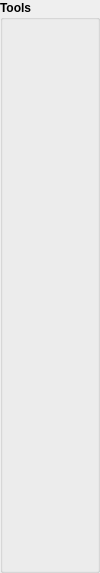
     <widget class="QGroupBox" name="ToolBox">
      <property name="enabled">
       <bool>true</bool>
      </property>
      <property name="sizePolicy">
       <sizepolicy hsizetype="Preferred" vsizetype="Preferred">
        <horstretch>0</horstretch>
        <verstretch>0</verstretch>
       </sizepolicy>
      </property>
      <property name="minimumSize">
       <size>
        <width>100</width>
        <height>573</height>
       </size>
      </property>
      <property name="maximumSize">
       <size>
        <width>100</width>
        <height>16777215</height>
       </size>
      </property>
      <property name="font">
       <font>
        <weight>75</weight>
        <italic>false</italic>
        <bold>true</bold>
       </font>
      </property>
      <property name="title">
       <string>Tools</string>
      </property>
      <property name="flat">
       <bool>false</bool>
      </property>
      <property name="checkable">
       <bool>false</bool>
      </property>
      <widget class="QPushButton" name="drawButton">
       <property name="geometry">
        <rect>
         <x>10</x>
         <y>70</y>
         <width>31</width>
         <height>31</height>
        </rect>
       </property>
       <property name="toolTip">
        <string>Draw</string>
       </property>
       <property name="styleSheet">
        <string notr="true">#drawButton{
border-image:url(:/buttons/buttons/pencil.png);
border: 2px #000;
}</string>
       </property>
       <property name="text">
        <string/>
       </property>
       <property name="default">
        <bool>false</bool>
       </property>
      </widget>
      <widget class="QPushButton" name="zoomOut">
       <property name="enabled">
        <bool>false</bool>
       </property>
       <property name="geometry">
        <rect>
         <x>10</x>
         <y>110</y>
         <width>31</width>
         <height>31</height>
        </rect>
       </property>
       <property name="toolTip">
        <string>Zoom In</string>
       </property>
       <property name="styleSheet">
        <string notr="true">#zoomOut{border-image:url(:/buttons/buttons/frameadd.png);
border: 2px #000;
}</string>
       </property>
       <property name="text">
        <string/>
       </property>
      </widget>
      <widget class="QPushButton" name="zoomIn">
       <property name="enabled">
        <bool>false</bool>
       </property>
       <property name="geometry">
        <rect>
         <x>60</x>
         <y>110</y>
         <width>31</width>
         <height>31</height>
        </rect>
       </property>
       <property name="toolTip">
        <string>Zoom Out</string>
       </property>
       <property name="styleSheet">
        <string notr="true">#zoomIn{
border-image:url(:/buttons/buttons/frameremove.png);
border: 2px #000;
}</string>
       </property>
       <property name="text">
        <string/>
       </property>
      </widget>
      <widget class="QPushButton" name="copyButton">
       <property name="geometry">
        <rect>
         <x>10</x>
         <y>150</y>
         <width>31</width>
         <height>31</height>
        </rect>
       </property>
       <property name="toolTip">
        <string>Copy Selection</string>
       </property>
       <property name="styleSheet">
        <string notr="true">#copyButton{
border-image:url(:/buttons/buttons/copy.png);
border: 2px #000;
}</string>
       </property>
       <property name="text">
        <string/>
       </property>
      </widget>
      <widget class="QPushButton" name="pasteButton">
       <property name="geometry">
        <rect>
         <x>60</x>
         <y>150</y>
         <width>31</width>
         <height>31</height>
        </rect>
       </property>
       <property name="toolTip">
        <string>Paste from clipboard</string>
       </property>
       <property name="styleSheet">
        <string notr="true">#pasteButton{
border-image:url(:/buttons/buttons/paste.png);
border: 2px #000;
}</string>
       </property>
       <property name="text">
        <string/>
       </property>
      </widget>
      <widget class="QPushButton" name="rotateButton">
       <property name="geometry">
        <rect>
         <x>10</x>
         <y>190</y>
         <width>31</width>
         <height>31</height>
        </rect>
       </property>
       <property name="toolTip">
        <string>Rotate selection</string>
       </property>
       <property name="styleSheet">
        <string notr="true">#rotateButton{
border-image:url(:/buttons/buttons/rotate.png);
border: 2px #000;
}</string>
       </property>
       <property name="text">
        <string/>
       </property>
      </widget>
      <widget class="QPushButton" name="fillButton">
       <property name="geometry">
        <rect>
         <x>60</x>
         <y>190</y>
         <width>31</width>
         <height>31</height>
        </rect>
       </property>
       <property name="toolTip">
        <string>Fill selection</string>
       </property>
       <property name="styleSheet">
        <string notr="true">#fillButton{
border-image:url(:/buttons/buttons/fill.png);
border: 2px #000;
}</string>
       </property>
       <property name="text">
        <string/>
       </property>
      </widget>
      <widget class="QPushButton" name="eraseButton">
       <property name="geometry">
        <rect>
         <x>50</x>
         <y>70</y>
         <width>41</width>
         <height>31</height>
        </rect>
       </property>
       <property name="focusPolicy">
        <enum>Qt::WheelFocus</enum>
       </property>
       <property name="toolTip">
        <string>Erase</string>
       </property>
       <property name="styleSheet">
        <string notr="true">#eraseButton{
border-image:url(:/buttons/buttons/eraser.png);
border: 2px #000;
}</string>
       </property>
       <property name="text">
        <string/>
       </property>
      </widget>
      <widget class="QPushButton" name="mousebutton">
       <property name="geometry">
        <rect>
         <x>10</x>
         <y>30</y>
         <width>31</width>
         <height>31</height>
        </rect>
       </property>
       <property name="toolTip">
        <string>Draw</string>
       </property>
       <property name="styleSheet">
        <string notr="true">#mousebutton{
border-image:url(:/buttons/buttons/mouse.png);
border: 2px #000;
}</string>
       </property>
       <property name="text">
        <string/>
       </property>
       <property name="autoDefault">
        <bool>true</bool>
       </property>
       <property name="default">
        <bool>true</bool>
       </property>
      </widget>
     </widget>
